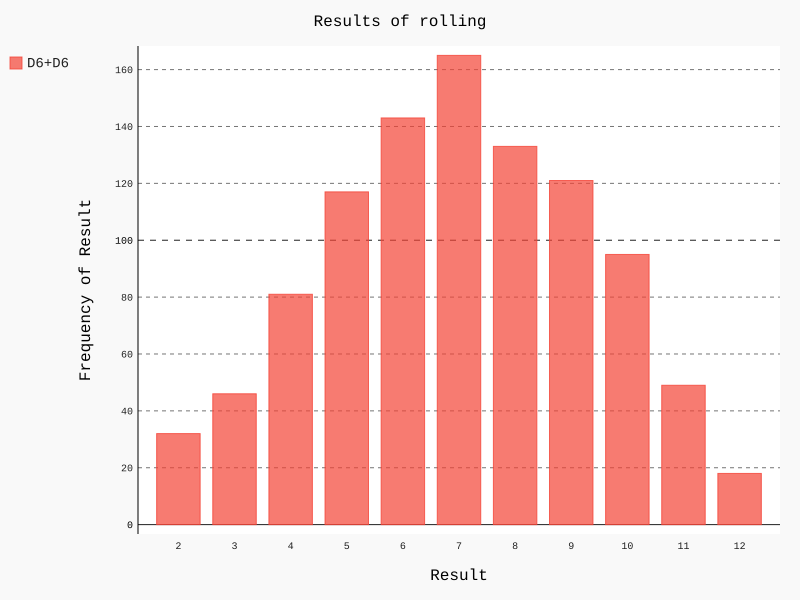

This chart was generated by the following Python code:
from die import Die
import pygal

#create 2x D6
die_1 = Die()
die_2 = Die()

#roll dices and store results
results = []
for roll_num in range(1000):
    result = die_1.roll()+die_2.roll()
    results.append(result)

#analyse the results
frequencies = []
max_result = die_1.num_sides + die_2.num_sides
for value in range(2,max_result+1):
    frequency = results.count(value)
    frequencies.append(frequency)

#visualise results
hist = pygal.Bar()

hist.title = "Results of rolling"
hist.x_labels = ['2','3','4','5','6','7','8','9','10','11','12']
hist.x_title = "Result"
hist.y_title = "Frequency of Result"

hist.add('D6+D6', frequencies)
hist.render_to_file('dice_visual.svg')
